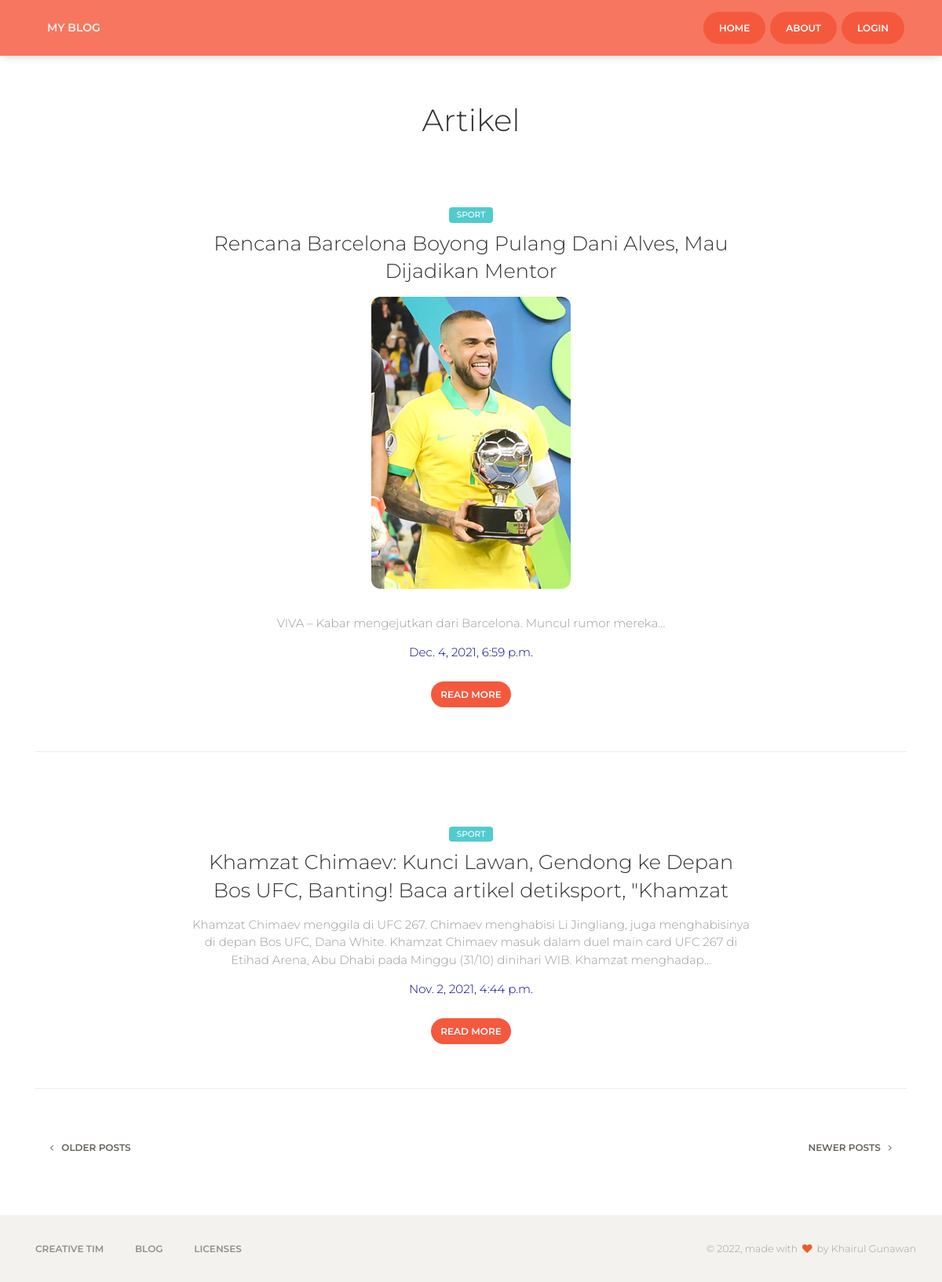
The page / on the database its author committed.
### blog/models.py (models this page shows, shortened)
class Artikel(models.Model):
    nama = models.ForeignKey(User, on_delete=models.CASCADE, blank=True, null=True)
    judul = models.CharField(max_length=100)
    body = RichTextUploadingField(blank=True, null=True,
                                      config_name='special',
                                      external_plugin_resources=[(
                                          'youtube',
                                          '/static/ckeditor_plugins/youtube/youtube/',
                                          'plugin.js',
                                          )],
)
    kategory = models.ForeignKey(Kategori, on_delete=models.CASCADE)
    date = models.DateTimeField(auto_now_add=True)
    class Meta:
        ordering =['-date']
        verbose_name_plural = "Artikel"

class Kategori(models.Model):
    nama = models.CharField(max_length=20)
    def __str__(self):
        return self.nama
    class Meta:
        verbose_name_plural = "Kategori"

### myproject/views.py (the view)
# urls.py: path('', index, name='index'),
def index(request):
    template_name = 'front/index.html'
    artikel = Artikel.objects.all()
    context = {
        'title':'my home',
        'welcome':'welcome my home',
        'artikel':artikel
    }
    return render(request, template_name, context)

### templates/front/index.html (shortened to what this page needs)
{% extends 'front/base.html' %}
{% load static %}
{% block content %}
<div class="wrapper">
    <div class="main">
      <div class="section section-white">
        <div class="container">
          <div class="row">
            <div class="col-md-6 ml-auto mr-auto text-center title">
              <h2>Artikel</h2>
            </div>
          </div>
          {% for a in artikel %}
          <div class="article">
            <div class="row">
              <div class="col-md-8 ml-auto mr-auto">
                <div class="card card-blog card-plain text-center">
                  <div class="card-body">
                    <div class="card-category">
                      <span class="badge badge-primary main-tag">{{a.kategory}}</span>
                    </div>
                    <a href="javascrip: void(0);">
                      <h3 class="card-title">{{a.judul}}</h3>
                    </a>
                    <div class="card-description">
                      <p>{{a.body|safe|truncatechars:250}}</p>
                    </div>
                    <div class="card-description">
                      <p style="color:darkblue;">{{a.date}}</p>
                    </div>
                  </div>
                  <a class="btn btn-danger btn-round btn-sm" href="{% url 'detail_artikel' a.id %}">Read more</a>
                </div>
              </div>
            </div>
          </div>
          <hr><br /><br />
          {% endfor %}
          <div class="row">
            <div class="col-md-12">
              <div class="pull-left">
                <button class="btn btn-link btn-default btn-move-left btn-sm"> <i class="fa fa-angle-left"></i> Older Posts</button>
              </div>
              <div class="pull-right">
                <button class="btn btn-link btn-default btn-move-right btn-sm">Newer Posts <i class="fa fa-angle-right"></i></button>
              </div>
            </div>
          </div>
        </div>
      </div>
    </div>
  </div>
{% endblock content %}

### templates/front/base.html (shortened to what this page needs)
{% load static %}
<!DOCTYPE html>
<html lang="en">
<head>
  <link href="https://maxcdn.bootstrapcdn.com/font-awesome/latest/css/font-awesome.min.css" rel="stylesheet">
  <link href="{% static 'front/css/bootstrap.min.css' %}" rel="stylesheet" />
  <link href="{% static 'front/css/paper-kit.css' %}?v=2.3.1" rel="stylesheet" />
  <link href="{% static 'front/demo/demo.css' %}" rel="stylesheet" />
</head>
<body class="blog-posts sidebar-collapse">
  <nav class="navbar navbar-expand-lg bg-danger fixed-top">
    <div class="container">
      <div class="navbar-translate">
        <a class="navbar-brand" href="https://demos.creative-tim.com/paper-kit-2-pro/index.html" rel="tooltip" title="Paper Kit 2 PRO" data-placement="bottom" target="_blank">
          MY BLOG
        </a>
      </div>
      <div class="collapse navbar-collapse" data-nav-image="{% static 'front/img/blurred-image-1.jpg' %}" data-color="orange">
        <ul class="navbar-nav ml-auto">
        <li class="nav-item">
          <a class="btn btn-round btn-danger" href="{% url 'index' %}" >
             Home
          </a>
          </li>
          <li class="nav-item">
          <a class="btn btn-round btn-danger" href="{% url 'about' %}">
            About
          </a>
         </li>
          <li class="nav-item">
            {% if request.user.is_anonymous %}
              <a class="btn btn-round btn-danger" href="{% url 'login' %}">
                Login
              </a>
            {% else %}
              <a class="btn btn-round btn-danger" href="{% url 'dashboard' %}">
                Dashboard
              </a>
            {% endif %}
          </li>
        </ul>
      </div>
    </div>
  </nav>
  {% block content %}
  {% endblock content %}
  <footer class="footer  footer-gray footer-white ">
    <div class="container">
      <div class="row">
        <nav class="footer-nav">
          <ul>
            <li><a href="https://www.creative-tim.com" target="_blank">Creative Tim</a></li>
            <li><a href="http://blog.creative-tim.com/" target="_blank">Blog</a></li>
            <li><a href="https://www.creative-tim.com/license" target="_blank">Licenses</a></li>
          </ul>
        </nav>
        <div class="credits ml-auto">
          <span class="copyright">
            © , made with <i class="fa fa-heart heart"></i> by Khairul Gunawan
          </span>
        </div>
      </div>
    </div>
  </footer>
</body>
</html>

### static/front/demo/demo.css (style rules this page uses)
.main { background-color: #fff; }

### rows shown on the page
Artikel: kategory "SPORT", judul "Rencana Barcelona Boyong Pulang Dani Alves, Mau Dijadikan Mentor", body (picture), body "VIVA – Kabar mengejutkan dari Barcelona. Muncul rumor mereka…", date "Dec. 4, 2021, 6:59 p.m."
Artikel: kategory "SPORT", judul "Khamzat Chimaev: Kunci Lawan, Gendong ke Depan Bos UFC, Banting! Baca artikel detiksport, \"Khamzat", body "Khamzat Chimaev menggila di UFC 267. Chimaev menghabisi Li Jingliang, juga menghabisinya di depan Bos UFC, Dana White. Khamzat Chimaev masuk dalam duel main card UFC 267 di Etihad Arena, Abu Dhabi pada Minggu (31/10) dinihari WIB. Khamzat menghadap…", date "Nov. 2, 2021, 4:44 p.m."
